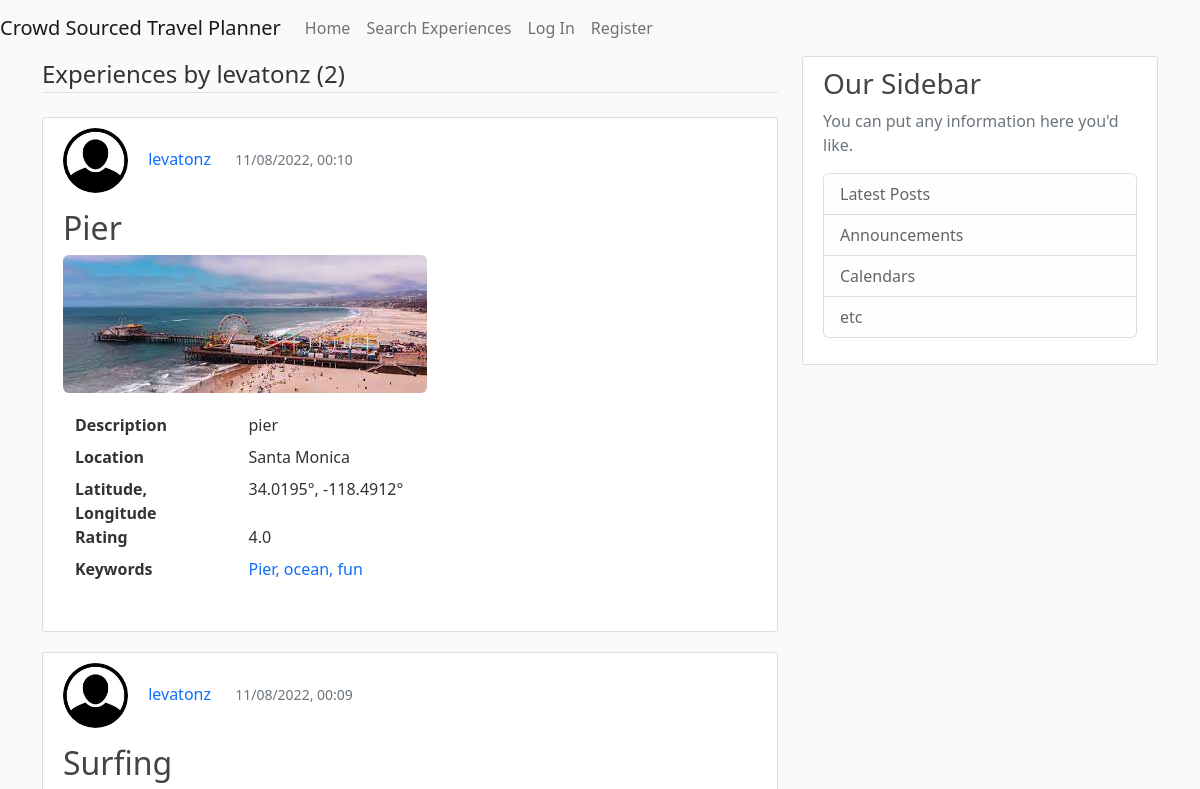
The app's page /user/levatonz (upper part), older data.
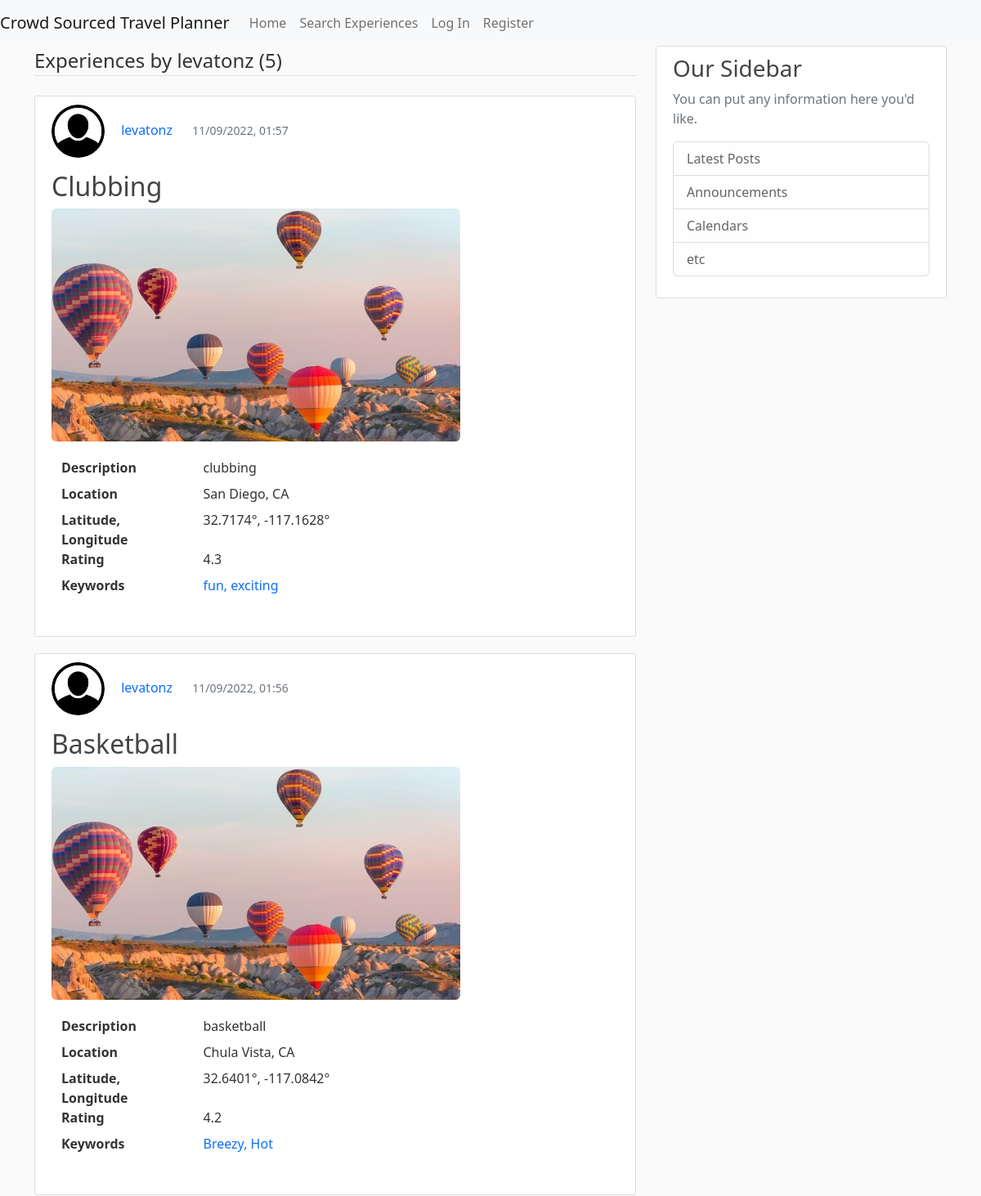
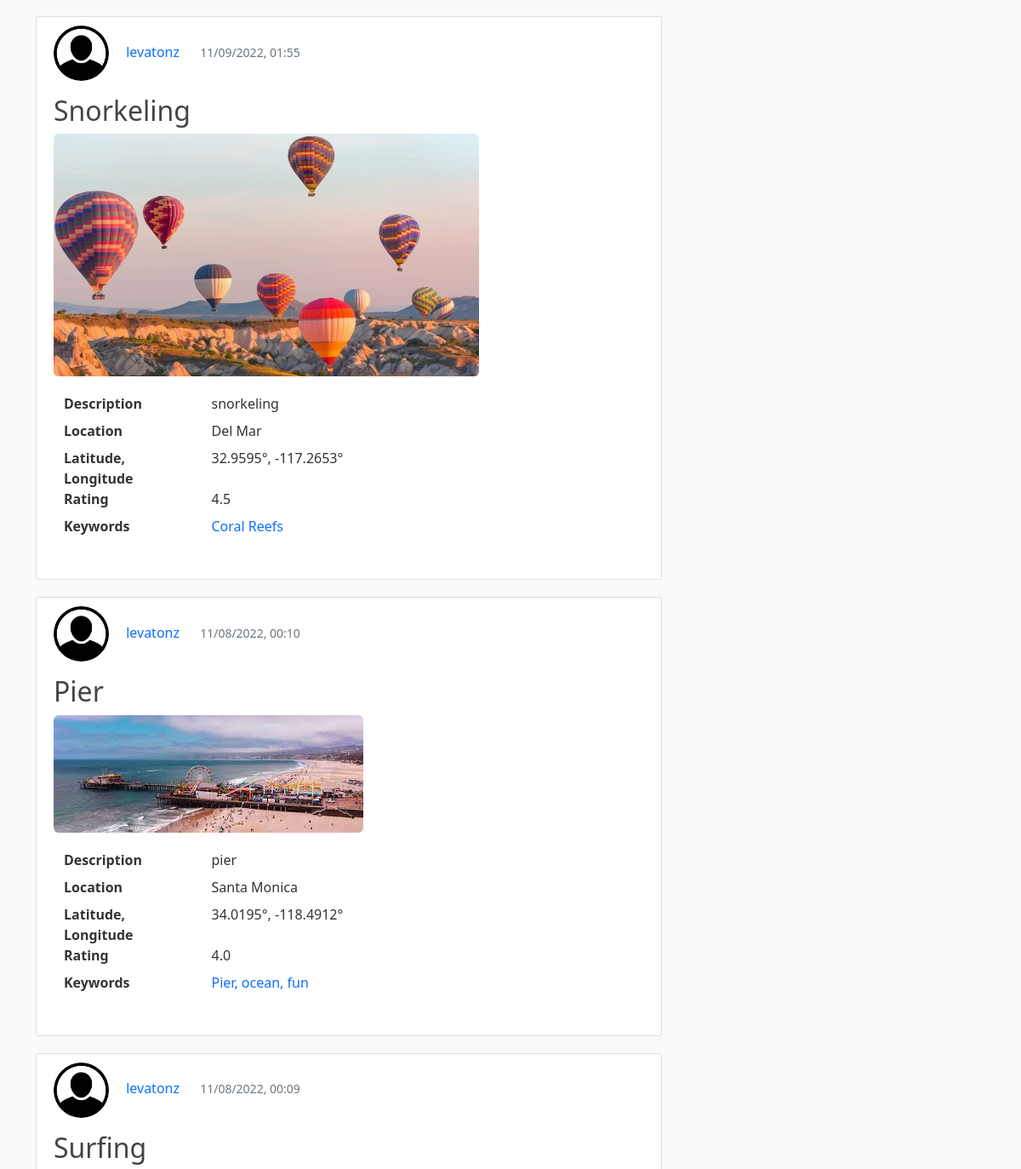
The same page, newer data (2 pictures, top to bottom).
### CrowdSourcedTravelPlanner/models.py (models this page shows, shortened)
class Experience(db.Model):
    id = db.Column(db.Integer, primary_key=True)
    title = db.Column(db.String(100), nullable=False)
    description = db.Column(db.Text, nullable=False)
    location = db.Column(db.String(100), nullable=False)
    rating = db.Column(db.Float, nullable=False)
    date_posted = db.Column(db.DateTime, nullable=False, default=datetime.utcnow)
    image_file = db.Column(db.String(20), nullable=False, default='default.jpg')
    user_id = db.Column(db.Integer, db.ForeignKey('user.id'), nullable=False)
    latitude = db.Column(db.Float, nullable=True)  # Temporarily nullable for now while I'm testing
    longitude = db.Column(db.Float, nullable=True)  # Re-evaluate later
    keywords = db.relationship('Keyword', order_by=Keyword.id, back_populates='experience')

class User(db.Model, UserMixin):
    id = db.Column(db.Integer, primary_key=True)
    username = db.Column(db.String(20), unique=True, nullable=False)
    email = db.Column(db.String(120), unique=True, nullable=False)
    image_file = db.Column(db.String(20), nullable=False, default='default.jpg')
    password = db.Column(db.String(60), nullable=False)
    date_account_created = db.Column(db.DateTime, nullable=False, default=datetime.utcnow)
    experiences = db.relationship('Experience', backref='author', lazy=True)
    trips = db.relationship('Trip', backref='author', lazy=True)
    location = db.Column(db.String(100), nullable=True, default="")
    latitude = db.Column(db.Float, nullable=True)  # Temporarily nullable for now while I'm testing
    longitude = db.Column(db.Float, nullable=True)  # Re-evaluate later
    sort = db.Column(db.String(20), nullable=True, default='recent')

class Keyword(db.Model):
    __tablename__ = "keywords"
    id = db.Column(db.Integer, primary_key=True)
    keyword_text = db.Column(db.String, nullable=False)
    experience_id = db.Column(db.Integer, db.ForeignKey('experience.id'))
    experience = db.relationship("Experience", back_populates="keywords")

### CrowdSourcedTravelPlanner/routes.py (the view)
@app.route("/user/<string:username>")
def user_experiences(username):
    page = request.args.get('page', 1, type=int)
    user = User.query.filter_by(username=username).first_or_404()
    experiences = Experience.query.filter_by(author=user) \
        .order_by(Experience.date_posted.desc()) \
        .paginate(page=page, per_page=5)
    return render_template('user_experiences.html', experiences=experiences, user=user)

### CrowdSourcedTravelPlanner/templates/user_experiences.html (shortened to what the changed rows need)
{% extends "pageLayout.html" %}
{% block content %}
    <legend class="border-bottom mb-4">Experiences by {{ user.username }} ({{ experiences.total }})</legend>
    {% for experience in experiences.items %}
        <article class="media content-section">
            <div class="media-body">
                <ul>
                    <li style="display:inline-block;">
                        <a href="{{ url_for('user_experiences', username=experience.author.username) }}">
                            <img class="rounded-circle article-img"
                                 src="{{ url_for('static', filename='profile_pics/' + experience.author.image_file) }}">
                        </a>
                    </li>
                    <li style="display:inline-block;">
                        <a class="mr-2 text-decoration-none" href="{{ url_for('user_experiences', username=experience.author.username) }}">{{ experience.author.username }}</a>
                    </li>
                    <li style="display:inline-block; padding-left: 20px;">
                        <small class="text-muted ">{{ experience.date_posted.strftime('%m/%d/%Y, %H:%M') }}</small>
                    </li>
                </ul>
                <h2><a class="article-title text-decoration-none"
                       href="{{ url_for('experience', experience_id=experience.id) }}">{{ experience.title }}</a></h2>
                <a href="{{ url_for('experience', experience_id=experience.id) }}">
                    <img class="img-rounded"
                         src="{{ url_for('static', filename='experience_pics/' + experience.image_file) }}">
                </a>
                <div class="container" style="margin-top: 20px;">
                    <dl class="row">
                        <dt class="col-sm-3">Description</dt>
                        <dd class="col-sm-9">{{ experience.description }}</dd>
                        <dt class="col-sm-3">Location</dt>
                        <dd class="col-sm-9">{{ experience.location }}</dd>
                        <dt class="col-sm-3">Latitude, Longitude</dt>
                        <dd class="col-sm-9">
                            {% if experience.latitude != -200 and experience.longitude != -200 %}
                                {{ experience.latitude }}°, {{ experience.longitude }}°
                            {% else %}
                                Latitude and Longitude not found for this location.
                            {% endif %}
                        </dd>
                        <dt class="col-sm-3">Rating</dt>
                        <dd class="col-sm-9">{{ experience.rating }}</dd>
                        <dt class="col-sm-3">Keywords</dt>
                        <dd class="col-sm-9">
                            {% if experience.keywords|length == 1 %}
                                <ul>
                                    <li style="display:inline-block;">
                                        <a class="mr-2 text-decoration-none" href="{{ url_for('keyword', keyword_text=experience.keywords[0].keyword_text) }}">{{ experience.keywords[0].keyword_text }}</a>
                                    </li>
                                </ul>
                            {% elif experience.keywords|length > 1 %}
                                <ul>
                                    {% for keyword in experience.keywords[:-1] %}
                                        <li style="display:inline-block;">
                                            <a class="mr-2 text-decoration-none" href="{{ url_for('keyword', keyword_text=keyword.keyword_text) }}">{{ keyword.keyword_text }}, </a>
                                        </li>
                                    {% endfor %}
                                    <li style="display:inline-block;">
                                        <a class="mr-2 text-decoration-none" href="{{ url_for('keyword', keyword_text=experience.keywords[-1].keyword_text) }}">{{ experience.keywords[-1].keyword_text }}</a>
                                    </li>
                                </ul>
                            {% endif %}
                        </dd>
                    </dl>
                </div>
            </div>
        </article>
    {% endfor %}
{% endblock content %}}

Row changes from the older to the newer data that the page shows:
added Experience: image_file (placeholder picture), author.username "levatonz", date_posted "11/09/2022, 01:57", title "Clubbing", description "clubbing", location "San Diego, CA", latitude "32.7174", longitude "-117.1628", rating "4.3", keyword_text "exciting"
added Keyword: keyword_text "fun", shown under "levatonz"
added Experience: image_file (placeholder picture), author.username "levatonz", date_posted "11/09/2022, 01:56", title "Basketball", description "basketball", location "Chula Vista, CA", latitude "32.6401", longitude "-117.0842", rating "4.2", keyword_text "Hot"
added Keyword: keyword_text "Breezy", shown under "levatonz"
added Experience: image_file (placeholder picture), author.username "levatonz", date_posted "11/09/2022, 01:55", title "Snorkeling", description "snorkeling", location "Del Mar", latitude "32.9595", longitude "-117.2653", rating "4.5", keyword_text "Coral Reefs"
Text that changed along with them:
{{ experiences.total }}: "2" → "5"
